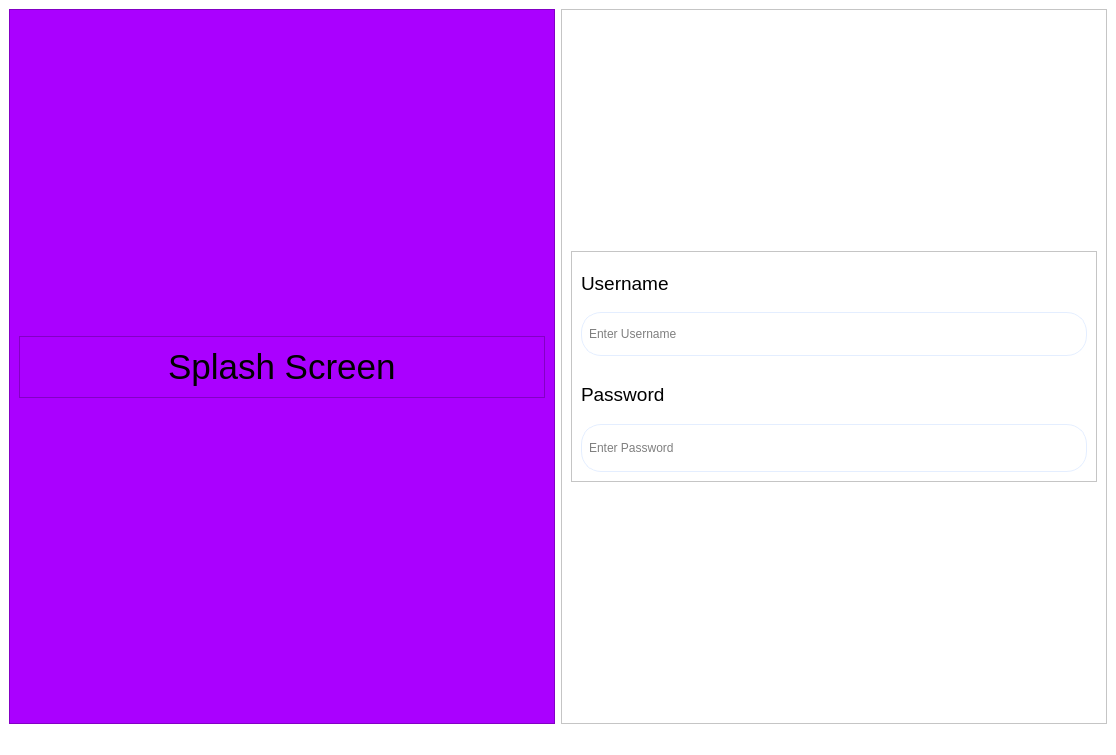
<?xml version="1.0" encoding="UTF-8"?>
<ui version="4.0">
 <class>MainWindow</class>
 <widget class="QMainWindow" name="MainWindow">
  <property name="geometry">
   <rect>
    <x>0</x>
    <y>0</y>
    <width>1116</width>
    <height>755</height>
   </rect>
  </property>
  <property name="windowTitle">
   <string>MainWindow</string>
  </property>
  <property name="styleSheet">
   <string notr="true">background-color: rgb(255, 255, 255);</string>
  </property>
  <widget class="QWidget" name="centralwidget">
   <layout class="QGridLayout" name="gridLayout_3">
    <item row="0" column="0">
     <widget class="QFrame" name="frame_2">
      <property name="sizePolicy">
       <sizepolicy hsizetype="Expanding" vsizetype="Expanding">
        <horstretch>0</horstretch>
        <verstretch>0</verstretch>
       </sizepolicy>
      </property>
      <property name="minimumSize">
       <size>
        <width>546</width>
        <height>696</height>
       </size>
      </property>
      <property name="styleSheet">
       <string notr="true">background-color: rgb(170, 0, 255);</string>
      </property>
      <property name="frameShape">
       <enum>QFrame::StyledPanel</enum>
      </property>
      <property name="frameShadow">
       <enum>QFrame::Raised</enum>
      </property>
      <layout class="QGridLayout" name="gridLayout_2">
       <item row="1" column="0">
        <widget class="QFrame" name="frame_3">
         <property name="frameShape">
          <enum>QFrame::StyledPanel</enum>
         </property>
         <property name="frameShadow">
          <enum>QFrame::Raised</enum>
         </property>
         <layout class="QGridLayout" name="gridLayout">
          <item row="0" column="0" alignment="Qt::AlignHCenter">
           <widget class="QLabel" name="label_3">
            <property name="minimumSize">
             <size>
              <width>217</width>
              <height>42</height>
             </size>
            </property>
            <property name="font">
             <font>
              <pointsize>26</pointsize>
             </font>
            </property>
            <property name="text">
             <string>Splash Screen</string>
            </property>
           </widget>
          </item>
         </layout>
        </widget>
       </item>
       <item row="0" column="0">
        <spacer name="verticalSpacer">
         <property name="orientation">
          <enum>Qt::Vertical</enum>
         </property>
         <property name="sizeHint" stdset="0">
          <size>
           <width>20</width>
           <height>40</height>
          </size>
         </property>
        </spacer>
       </item>
       <item row="2" column="0">
        <spacer name="verticalSpacer_2">
         <property name="orientation">
          <enum>Qt::Vertical</enum>
         </property>
         <property name="sizeHint" stdset="0">
          <size>
           <width>20</width>
           <height>40</height>
          </size>
         </property>
        </spacer>
       </item>
      </layout>
     </widget>
    </item>
    <item row="0" column="1">
     <widget class="QFrame" name="frame_4">
      <property name="frameShape">
       <enum>QFrame::StyledPanel</enum>
      </property>
      <property name="frameShadow">
       <enum>QFrame::Raised</enum>
      </property>
      <layout class="QVBoxLayout" name="verticalLayout_4">
       <item>
        <spacer name="verticalSpacer_3">
         <property name="orientation">
          <enum>Qt::Vertical</enum>
         </property>
         <property name="sizeHint" stdset="0">
          <size>
           <width>20</width>
           <height>40</height>
          </size>
         </property>
        </spacer>
       </item>
       <item>
        <widget class="QFrame" name="frame">
         <property name="frameShape">
          <enum>QFrame::StyledPanel</enum>
         </property>
         <property name="frameShadow">
          <enum>QFrame::Raised</enum>
         </property>
         <layout class="QVBoxLayout" name="verticalLayout_3">
          <item>
           <layout class="QVBoxLayout" name="verticalLayout">
            <property name="bottomMargin">
             <number>8</number>
            </property>
            <item>
             <widget class="QLabel" name="label">
              <property name="sizePolicy">
               <sizepolicy hsizetype="Expanding" vsizetype="Expanding">
                <horstretch>0</horstretch>
                <verstretch>0</verstretch>
               </sizepolicy>
              </property>
              <property name="minimumSize">
               <size>
                <width>91</width>
                <height>21</height>
               </size>
              </property>
              <property name="font">
               <font>
                <pointsize>14</pointsize>
               </font>
              </property>
              <property name="text">
               <string>Username</string>
              </property>
             </widget>
            </item>
            <item>
             <widget class="QLineEdit" name="lineEdit">
              <property name="sizePolicy">
               <sizepolicy hsizetype="Expanding" vsizetype="Expanding">
                <horstretch>0</horstretch>
                <verstretch>0</verstretch>
               </sizepolicy>
              </property>
              <property name="minimumSize">
               <size>
                <width>311</width>
                <height>41</height>
               </size>
              </property>
              <property name="styleSheet">
               <string notr="true">border: 1px solid rgb(228, 238, 255);
border-radius: 20px;
padding-left: 5px;</string>
              </property>
              <property name="placeholderText">
               <string>Enter Username</string>
              </property>
             </widget>
            </item>
           </layout>
          </item>
          <item>
           <layout class="QVBoxLayout" name="verticalLayout_2">
            <item>
             <widget class="QLabel" name="label_2">
              <property name="sizePolicy">
               <sizepolicy hsizetype="Expanding" vsizetype="Expanding">
                <horstretch>0</horstretch>
                <verstretch>0</verstretch>
               </sizepolicy>
              </property>
              <property name="minimumSize">
               <size>
                <width>91</width>
                <height>21</height>
               </size>
              </property>
              <property name="font">
               <font>
                <pointsize>14</pointsize>
               </font>
              </property>
              <property name="text">
               <string>Password</string>
              </property>
             </widget>
            </item>
            <item>
             <widget class="QLineEdit" name="lineEdit_2">
              <property name="sizePolicy">
               <sizepolicy hsizetype="Expanding" vsizetype="Expanding">
                <horstretch>0</horstretch>
                <verstretch>0</verstretch>
               </sizepolicy>
              </property>
              <property name="minimumSize">
               <size>
                <width>311</width>
                <height>41</height>
               </size>
              </property>
              <property name="styleSheet">
               <string notr="true">border: 1px solid rgb(228, 238, 255);
border-radius: 20px;
padding-left: 5px;</string>
              </property>
              <property name="placeholderText">
               <string>Enter Password</string>
              </property>
             </widget>
            </item>
           </layout>
          </item>
         </layout>
        </widget>
       </item>
       <item>
        <spacer name="verticalSpacer_4">
         <property name="orientation">
          <enum>Qt::Vertical</enum>
         </property>
         <property name="sizeHint" stdset="0">
          <size>
           <width>20</width>
           <height>40</height>
          </size>
         </property>
        </spacer>
       </item>
      </layout>
     </widget>
    </item>
   </layout>
  </widget>
  <widget class="QMenuBar" name="menubar">
   <property name="geometry">
    <rect>
     <x>0</x>
     <y>0</y>
     <width>1116</width>
     <height>21</height>
    </rect>
   </property>
  </widget>
  <widget class="QStatusBar" name="statusbar"/>
 </widget>
 <resources/>
 <connections/>
</ui>
